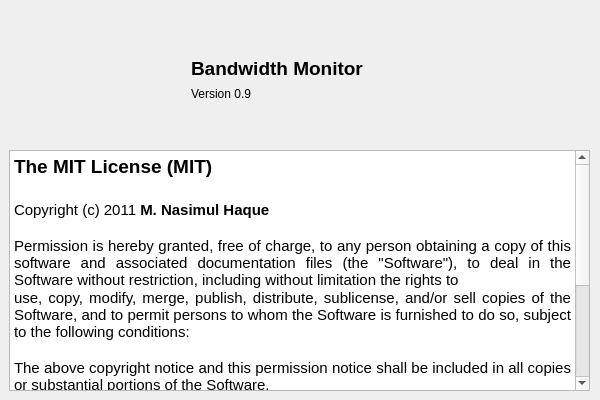
<?xml version="1.0" encoding="UTF-8"?>
<ui version="4.0">
 <class>AboutDialog</class>
 <widget class="QDialog" name="AboutDialog">
  <property name="geometry">
   <rect>
    <x>0</x>
    <y>0</y>
    <width>600</width>
    <height>400</height>
   </rect>
  </property>
  <property name="sizePolicy">
   <sizepolicy hsizetype="Fixed" vsizetype="Fixed">
    <horstretch>0</horstretch>
    <verstretch>0</verstretch>
   </sizepolicy>
  </property>
  <property name="minimumSize">
   <size>
    <width>600</width>
    <height>400</height>
   </size>
  </property>
  <property name="maximumSize">
   <size>
    <width>600</width>
    <height>400</height>
   </size>
  </property>
  <property name="windowTitle">
   <string>About</string>
  </property>
  <widget class="QLabel" name="label">
   <property name="geometry">
    <rect>
     <x>191</x>
     <y>57</y>
     <width>361</width>
     <height>22</height>
    </rect>
   </property>
   <property name="font">
    <font>
     <pointsize>14</pointsize>
    </font>
   </property>
   <property name="text">
    <string>&lt;b&gt;Bandwidth Monitor&lt;/b&gt;</string>
   </property>
  </widget>
  <widget class="QLabel" name="label_2">
   <property name="geometry">
    <rect>
     <x>191</x>
     <y>85</y>
     <width>75</width>
     <height>17</height>
    </rect>
   </property>
   <property name="text">
    <string>Version 0.9</string>
   </property>
  </widget>
  <widget class="QTextEdit" name="textEdit">
   <property name="enabled">
    <bool>true</bool>
   </property>
   <property name="geometry">
    <rect>
     <x>9</x>
     <y>150</y>
     <width>581</width>
     <height>241</height>
    </rect>
   </property>
   <property name="readOnly">
    <bool>true</bool>
   </property>
   <property name="html">
    <string>&lt;!DOCTYPE HTML PUBLIC &quot;-//W3C//DTD HTML 4.0//EN&quot; &quot;http://www.w3.org/TR/REC-html40/strict.dtd&quot;&gt;
&lt;html&gt;&lt;head&gt;&lt;meta name=&quot;qrichtext&quot; content=&quot;1&quot; /&gt;&lt;style type=&quot;text/css&quot;&gt;
p, li { white-space: pre-wrap; }
&lt;/style&gt;&lt;/head&gt;&lt;body style=&quot; font-family:'Sans'; font-size:10pt; font-weight:400; font-style:normal;&quot;&gt;
&lt;p style=&quot; margin-top:0px; margin-bottom:0px; margin-left:0px; margin-right:0px; -qt-block-indent:0; text-indent:0px;&quot;&gt;&lt;span style=&quot; font-family:'Ubuntu'; font-size:14pt; font-weight:600;&quot;&gt;The MIT License (MIT)&lt;/span&gt;&lt;/p&gt;
&lt;p style=&quot;-qt-paragraph-type:empty; margin-top:0px; margin-bottom:0px; margin-left:0px; margin-right:0px; -qt-block-indent:0; text-indent:0px; font-family:'Ubuntu'; font-size:14pt; font-weight:600;&quot;&gt;&lt;/p&gt;
&lt;p style=&quot; margin-top:0px; margin-bottom:0px; margin-left:0px; margin-right:0px; -qt-block-indent:0; text-indent:0px;&quot;&gt;&lt;span style=&quot; font-family:'Ubuntu'; font-size:11pt;&quot;&gt;Copyright (c) 2011 &lt;/span&gt;&lt;span style=&quot; font-family:'Ubuntu'; font-size:11pt; font-weight:600;&quot;&gt;M. Nasimul Haque&lt;/span&gt;&lt;/p&gt;
&lt;p style=&quot;-qt-paragraph-type:empty; margin-top:0px; margin-bottom:0px; margin-left:0px; margin-right:0px; -qt-block-indent:0; text-indent:0px; font-family:'Ubuntu'; font-size:11pt;&quot;&gt;&lt;/p&gt;
&lt;p align=&quot;justify&quot; style=&quot; margin-top:0px; margin-bottom:0px; margin-left:0px; margin-right:0px; -qt-block-indent:0; text-indent:0px;&quot;&gt;&lt;span style=&quot; font-family:'Ubuntu'; font-size:11pt;&quot;&gt;Permission is hereby granted, free of charge, to any person obtaining a copy of this software and associated documentation files (the &amp;quot;Software&amp;quot;), to deal in the Software without restriction, including without limitation the rights to&lt;/span&gt;&lt;/p&gt;
&lt;p align=&quot;justify&quot; style=&quot; margin-top:0px; margin-bottom:0px; margin-left:0px; margin-right:0px; -qt-block-indent:0; text-indent:0px;&quot;&gt;&lt;span style=&quot; font-family:'Ubuntu'; font-size:11pt;&quot;&gt;use, copy, modify, merge, publish, distribute, sublicense, and/or sell copies of the Software, and to permit persons to whom the Software is furnished to do so, subject to the following conditions:&lt;/span&gt;&lt;/p&gt;
&lt;p align=&quot;justify&quot; style=&quot;-qt-paragraph-type:empty; margin-top:0px; margin-bottom:0px; margin-left:0px; margin-right:0px; -qt-block-indent:0; text-indent:0px; font-family:'Ubuntu'; font-size:11pt;&quot;&gt;&lt;/p&gt;
&lt;p align=&quot;justify&quot; style=&quot; margin-top:0px; margin-bottom:0px; margin-left:0px; margin-right:0px; -qt-block-indent:0; text-indent:0px;&quot;&gt;&lt;span style=&quot; font-family:'Ubuntu'; font-size:11pt;&quot;&gt;The above copyright notice and this permission notice shall be included in all copies or substantial portions of the Software.&lt;/span&gt;&lt;/p&gt;
&lt;p align=&quot;justify&quot; style=&quot;-qt-paragraph-type:empty; margin-top:0px; margin-bottom:0px; margin-left:0px; margin-right:0px; -qt-block-indent:0; text-indent:0px; font-family:'Ubuntu'; font-size:11pt;&quot;&gt;&lt;/p&gt;
&lt;p align=&quot;justify&quot; style=&quot; margin-top:0px; margin-bottom:0px; margin-left:0px; margin-right:0px; -qt-block-indent:0; text-indent:0px;&quot;&gt;&lt;span style=&quot; font-family:'Ubuntu'; font-size:11pt;&quot;&gt;THE SOFTWARE IS PROVIDED &amp;quot;AS IS&amp;quot;, WITHOUT WARRANTY OF ANY KIND, EXPRESS OR IMPLIED, INCLUDING BUT NOT LIMITED TO THE WARRANTIES OF MERCHANTABILITY, FITNESS FOR A PARTICULAR PURPOSE AND NONINFRINGEMENT. IN NO EVENT SHALL THE AUTHORS OR COPYRIGHT HOLDERS BE LIABLE FOR ANY CLAIM, DAMAGES OR OTHER LIABILITY, WHETHER IN AN ACTION OF CONTRACT, TORT OR OTHERWISE, ARISING FROM,&lt;/span&gt;&lt;/p&gt;
&lt;p align=&quot;justify&quot; style=&quot; margin-top:0px; margin-bottom:0px; margin-left:0px; margin-right:0px; -qt-block-indent:0; text-indent:0px;&quot;&gt;&lt;span style=&quot; font-family:'Ubuntu'; font-size:11pt;&quot;&gt;OUT OF OR IN CONNECTION WITH THE SOFTWARE OR THE USE OR OTHER DEALINGS IN THE SOFTWARE.&lt;/span&gt;&lt;/p&gt;&lt;/body&gt;&lt;/html&gt;</string>
   </property>
  </widget>
  <widget class="QLabel" name="labelIcon">
   <property name="enabled">
    <bool>true</bool>
   </property>
   <property name="geometry">
    <rect>
     <x>10</x>
     <y>10</y>
     <width>128</width>
     <height>128</height>
    </rect>
   </property>
   <property name="text">
    <string/>
   </property>
   <property name="pixmap">
    <pixmap>ifmon.png</pixmap>
   </property>
   <property name="scaledContents">
    <bool>true</bool>
   </property>
  </widget>
 </widget>
 <resources/>
 <connections/>
</ui>
